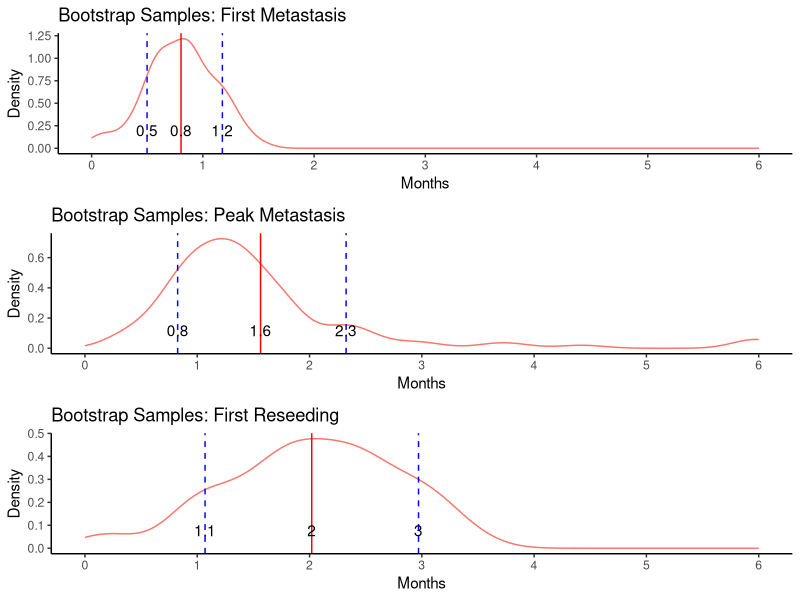

Source code (R):
setwd('/Users/gc3045/sc-mail-experiments/Real_biodata/kptracer/migration_analysis/bootstrap')

require(ggplot2)

d = read.table("bootstrap_samples100.txt",header=T,sep=',')
d = na.omit(d)
d$Scaled_First_Metastasis = d$First_Metastasis * 6 / d$Num_Intervals 
d$Scaled_Peak_Metastasis = d$Peak_Metastasis * 6 / d$Num_Intervals 
d$Scaled_First_Reseeding = d$First_Reseeding * 6 / d$Num_Intervals 
head(d)
library(dplyr)

round_to_1_decimal <- function(value) {
  return(as.character(round(value, 1)))
}

# Calculating average and confidence interval for each column
mean_val <- mean(d$Scaled_First_Metastasis, na.rm = TRUE)
median_val <- median(d$Scaled_First_Metastasis, na.rm = TRUE)
sd_val <- sd(d$Scaled_First_Metastasis, na.rm = TRUE)

ci <- quantile(d$Scaled_First_Metastasis, c(0.125, 0.875))
plot_column1 <- ggplot(d, aes(x = Scaled_First_Metastasis, color = "Column 1")) +
  geom_density() +
  scale_x_continuous(limits = c(0, 6), breaks=seq(0, 6, by = 1)) +
  labs(title = "Bootstrap Samples: First Metastasis", x = "Months", y = "Density") +
  geom_vline(xintercept = mean_val, color = "red", linetype = "solid") +
  geom_vline(xintercept = ci[1], color = "blue", linetype = "dashed") +  # Lower bound of CI
  geom_vline(xintercept = ci[2], color = "blue", linetype = "dashed") +  # Upper bound of CI
  annotate("text", x = mean_val, y = 0, label = round_to_1_decimal(mean_val), vjust = -1) +
  annotate("text", x = ci[1], y = 0, label = round_to_1_decimal(ci[1]), vjust = -1) +
  annotate("text", x = ci[2], y = 0, label = round_to_1_decimal(ci[2]), vjust = -1) +
  theme_classic() +
  theme(legend.position = "none")

mean_val <- mean(d$Scaled_Peak_Metastasis, na.rm = TRUE)
median_val <- median(d$Scaled_Peak_Metastasis, na.rm = TRUE)
sd_val <- sd(d$Scaled_Peak_Metastasis, na.rm = TRUE)
ci <- quantile(d$Scaled_Peak_Metastasis, c(0.125, 0.875))
plot_column2 <- ggplot(d, aes(x = Scaled_Peak_Metastasis, color = "Column 2")) +
  geom_density() +
  scale_x_continuous(limits = c(0, 6), breaks=seq(0, 6, by = 1)) +
  labs(title = "Bootstrap Samples: Peak Metastasis", x = "Months", y = "Density")+ 
  geom_vline(xintercept = mean_val, color = "red", linetype = "solid") +
  geom_vline(xintercept = ci[1], color = "blue", linetype = "dashed") +  # Lower bound of CI
  geom_vline(xintercept = ci[2], color = "blue", linetype = "dashed") +  # Upper bound of CI
  annotate("text", x = mean_val, y = 0, label = round_to_1_decimal(mean_val), vjust = -1) +
  annotate("text", x = ci[1], y = 0, label = round_to_1_decimal(ci[1]), vjust = -1) +
  annotate("text", x = ci[2], y = 0, label = round_to_1_decimal(ci[2]), vjust = -1) +
  theme_classic() + 
  theme(legend.position = "none")

mean_val <- mean(d$Scaled_First_Reseeding, na.rm = TRUE)
median_val <- median(d$Scaled_First_Reseeding, na.rm = TRUE)
sd_val <- sd(d$Scaled_First_Reseeding, na.rm = TRUE)
ci <- quantile(d$Scaled_First_Reseeding, c(0.125, 0.875))
plot_column3 <- ggplot(d, aes(x = Scaled_First_Reseeding, color = "Column 3")) +
  geom_density() +
  scale_x_continuous(limits = c(0, 6), breaks=seq(0, 6, by = 1)) +
  labs(title = "Bootstrap Samples: First Reseeding", x = "Months", y = "Density")+ 
  geom_vline(xintercept = mean_val, color = "red", linetype = "solid") +
  geom_vline(xintercept = ci[1], color = "blue", linetype = "dashed") +  # Lower bound of CI
  geom_vline(xintercept = ci[2], color = "blue", linetype = "dashed") +  # Upper bound of CI
  annotate("text", x = mean_val, y = 0, label = round_to_1_decimal(mean_val), vjust = -1) +
  annotate("text", x = ci[1], y = 0, label = round_to_1_decimal(ci[1]), vjust = -1) +
  annotate("text", x = ci[2], y = 0, label = round_to_1_decimal(ci[2]), vjust = -1) +
  theme_classic() + 
  theme(legend.position = "none")

# Arrange plots in a grid using gridExtra library
library(gridExtra)

# Arrange the plots in a grid
grid_plots <- grid.arrange(plot_column1, plot_column2, plot_column3, nrow = 3)

ggsave("kptracer_bootstrap_samples100.pdf", grid_plots, width = 6, height = 4)
